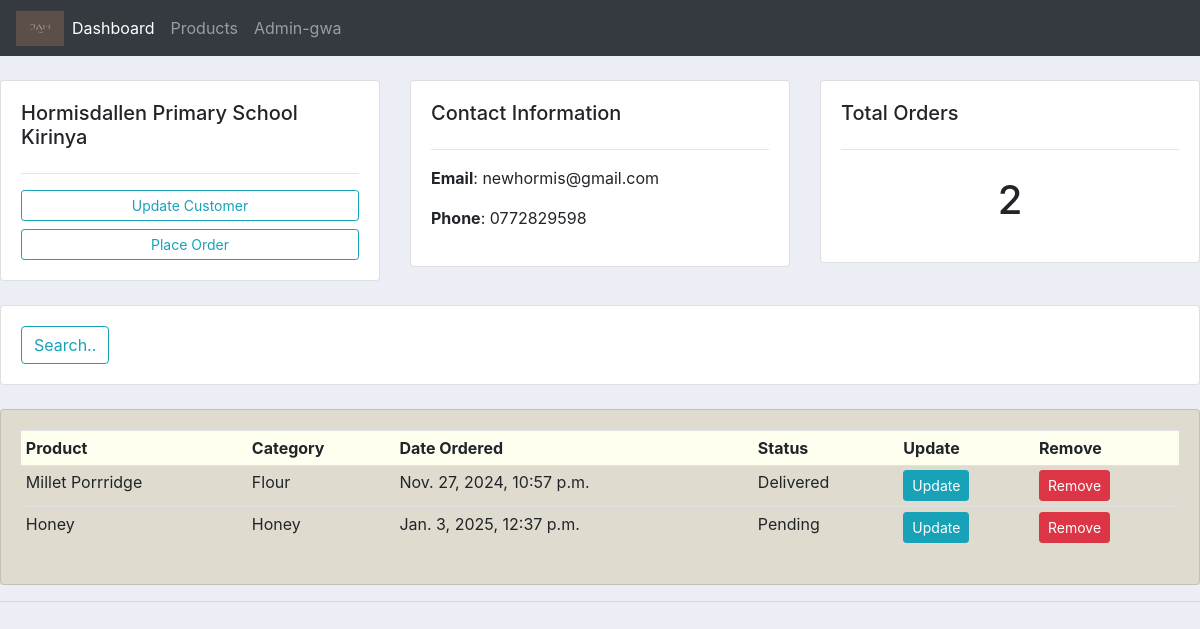
The page /customers/1/ on the database as committed earlier.
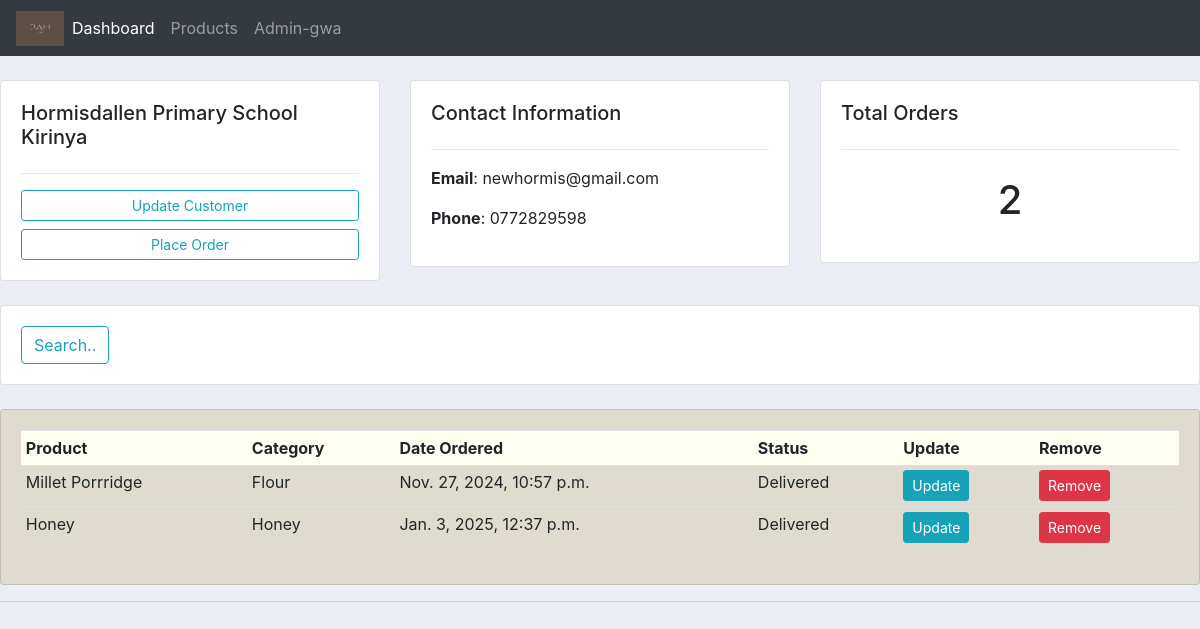
The same page on the database as committed later.
### Jah_Accounts/models.py (models this page shows, shortened)
class Order(models.Model):
    STATUS = (
        ('Pending', 'Pending'),
        ('Out for delivery', 'Out for delivery'),
        ('Delivered', 'Delivered'),
    )
    Customer = models.ForeignKey(Customer, null=True, on_delete=models.SET_NULL)
    Product = models.ForeignKey(Product, null=True, on_delete=models.SET_NULL,)
    date_created = models.DateTimeField(auto_now_add=True, null=True)
    status = models.CharField(max_length=200, null=True, choices=STATUS)
    tags = models.ManyToManyField(Tag)
    Quantity = models.CharField(null=True, max_length=4)

class Product(models.Model):
    CATEGORY = (
        ('Flour', 'Flour'),
        ('Honey', 'Honey'),
        ('Spice', 'Spice'),
    )
    name = models.CharField(max_length=200, null=True)
    price = models.FloatField(null=True)
    category = models.CharField(max_length=200, null=True, choices=CATEGORY)
    description = models.CharField(max_length=200, null = True, blank = True)
    date_created = models.DateTimeField(auto_now_add=True, null=True)
    def __str__(self):
        return self.name

### Jah_Accounts/views.py (the view)
# urls.py: path('customers/<cust_id>/', views.customers, name='customers'),
def customers(request, cust_id):
    customers = Customer.objects.get(id = cust_id)
    orders = customers.order_set.all()  #need to re-go through the exact purpose of this when back online!
    order_count = orders.count()
    context = {'customers': customers, 'orders': orders, 'order_count': order_count, 'customer_name': customers,}
    return render(request, 'Jah_Accounts/Customer.html', context)

### Jah_Accounts/models.py (called while the page is built)
    def __str__(self):
        return self.name

### Jah_Accounts/templates/Jah_Accounts/Customer.html
{% extends "Jah_Accounts/main.html" %}
{% block content %}
<br>
<div class="row">
    <div class="col-md">
        <div class="card card-body">
            <h5>{{customer_name}}</h5>
            <hr>
            <a class="btn btn-outline-info btn-sm btn-block" href="{% url 'updateCustomer' customers.id %}">Update Customer</a>
            <a class="btn btn-outline-info btn-sm btn-block" href="{% url 'createOrder' customers.id %}">Place Order</a>
        </div>
    </div>
    <div class="col-md">
        <div class="card card-body">
            <h5>Contact Information</h5>
            <hr>
            <p><b>Email</b>: {{customers.email}}</p>
            <p><b>Phone</b>: {{customers.phone}}</p>
        </div>
    </div>
    <div class="col-md">
        <div class="card card-body">
            <h5>Total Orders</h5>
            <hr>
            <h1 style="text-align: center; padding: 10px;">{{order_count}}</h1>
        </div>
    </div>
</div>
<br>
<div class="row">
    <div class="col">
        <div class="card card-body">
            <form method="get">
                <button class="btn btn-primry btn-outline-info" type="submit">Search..</button>
            </form>
        </div>
    </div>
</div>
<br>
<div class="row">
    <div class="col-md">
        <div class="card card-body" style="background-color: rgb(223, 220, 207);">
            <table class="table table-sm">
                <tr style="background-color: ivory;">
                    <th>Product</th>
                    <th>Category</th>
                    <th>Date Ordered</th>
                    <th>Status</th>
                    <th>Update</th>
                    <th>Remove</th>
                </tr>
                {% for order in orders %}
                  <tr>
                    <td>{{ order.Product }}</td>
                    <td>{{ order.Product.category }}</td>
                    <td>{{ order.date_created }}</td>
                    <td>{{ order.status }}</td>
                    <td><a class="btn btn-sm btn-info" href="{% url 'updateOrder' order.id %}">Update</a></td>
                    <td><a class="btn btn-sm btn-danger" href="{% url 'deleteOrder' order.id %}">Remove</a></td>
                  </tr>
                {% endfor %}
            </table>
        </div>
    </div>
</div>
{% endblock %}

Rows that differ between the two databases and show on the page:
changed Order "Jan. 3, 2025, 12:37 p.m.": status "Pending" → "Delivered"
